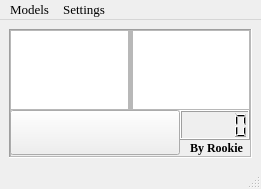
<?xml version="1.0" encoding="UTF-8"?>
<ui version="4.0">
 <class>MainWindow</class>
 <widget class="QMainWindow" name="MainWindow">
  <property name="geometry">
   <rect>
    <x>0</x>
    <y>0</y>
    <width>261</width>
    <height>189</height>
   </rect>
  </property>
  <property name="font">
   <font>
    <family>Times New Roman</family>
    <pointsize>10</pointsize>
   </font>
  </property>
  <property name="acceptDrops">
   <bool>true</bool>
  </property>
  <property name="windowTitle">
   <string>DIFFCODE                     by Rookie</string>
  </property>
  <property name="toolTipDuration">
   <number>0</number>
  </property>
  <widget class="QWidget" name="centralwidget">
   <layout class="QGridLayout" name="gridLayout">
    <item row="0" column="0">
     <widget class="QFrame" name="frame">
      <property name="enabled">
       <bool>true</bool>
      </property>
      <property name="acceptDrops">
       <bool>true</bool>
      </property>
      <property name="frameShape">
       <enum>QFrame::Panel</enum>
      </property>
      <property name="frameShadow">
       <enum>QFrame::Sunken</enum>
      </property>
      <layout class="QGridLayout" name="gridLayout_2">
       <property name="leftMargin">
        <number>0</number>
       </property>
       <property name="topMargin">
        <number>0</number>
       </property>
       <property name="rightMargin">
        <number>0</number>
       </property>
       <property name="bottomMargin">
        <number>0</number>
       </property>
       <item row="1" column="0">
        <widget class="QFrame" name="frame_2">
         <property name="acceptDrops">
          <bool>true</bool>
         </property>
         <property name="layoutDirection">
          <enum>Qt::LeftToRight</enum>
         </property>
         <property name="frameShape">
          <enum>QFrame::StyledPanel</enum>
         </property>
         <property name="frameShadow">
          <enum>QFrame::Sunken</enum>
         </property>
         <widget class="QPushButton" name="GoBtn">
          <property name="geometry">
           <rect>
            <x>0</x>
            <y>80</y>
            <width>170</width>
            <height>45</height>
           </rect>
          </property>
          <property name="font">
           <font>
            <family>Times New Roman</family>
            <pointsize>20</pointsize>
            <weight>75</weight>
            <bold>true</bold>
           </font>
          </property>
          <property name="text">
           <string/>
          </property>
         </widget>
         <widget class="QLabel" name="label">
          <property name="geometry">
           <rect>
            <x>180</x>
            <y>110</y>
            <width>60</width>
            <height>15</height>
           </rect>
          </property>
          <property name="font">
           <font>
            <pointsize>9</pointsize>
            <weight>75</weight>
            <bold>true</bold>
           </font>
          </property>
          <property name="text">
           <string>By Rookie</string>
          </property>
         </widget>
         <widget class="QLCDNumber" name="TimeCostLCD">
          <property name="geometry">
           <rect>
            <x>170</x>
            <y>80</y>
            <width>70</width>
            <height>30</height>
           </rect>
          </property>
         </widget>
         <widget class="QTextEdit" name="leftTE">
          <property name="geometry">
           <rect>
            <x>0</x>
            <y>0</y>
            <width>120</width>
            <height>80</height>
           </rect>
          </property>
          <property name="mouseTracking">
           <bool>true</bool>
          </property>
         </widget>
         <widget class="QTextEdit" name="rightTE">
          <property name="geometry">
           <rect>
            <x>120</x>
            <y>0</y>
            <width>120</width>
            <height>80</height>
           </rect>
          </property>
          <property name="mouseTracking">
           <bool>true</bool>
          </property>
         </widget>
         <widget class="Line" name="line">
          <property name="geometry">
           <rect>
            <x>110</x>
            <y>0</y>
            <width>20</width>
            <height>80</height>
           </rect>
          </property>
          <property name="minimumSize">
           <size>
            <width>20</width>
            <height>0</height>
           </size>
          </property>
          <property name="sizeIncrement">
           <size>
            <width>20</width>
            <height>0</height>
           </size>
          </property>
          <property name="baseSize">
           <size>
            <width>20</width>
            <height>0</height>
           </size>
          </property>
          <property name="font">
           <font>
            <pointsize>30</pointsize>
           </font>
          </property>
          <property name="lineWidth">
           <number>0</number>
          </property>
          <property name="midLineWidth">
           <number>5</number>
          </property>
          <property name="orientation">
           <enum>Qt::Vertical</enum>
          </property>
         </widget>
        </widget>
       </item>
      </layout>
     </widget>
    </item>
   </layout>
  </widget>
  <widget class="QStatusBar" name="statusbar"/>
  <widget class="QMenuBar" name="menuBar">
   <property name="geometry">
    <rect>
     <x>0</x>
     <y>0</y>
     <width>261</width>
     <height>23</height>
    </rect>
   </property>
   <widget class="QMenu" name="menuSettings">
    <property name="title">
     <string>Models</string>
    </property>
    <addaction name="OneMB"/>
    <addaction name="DiffMB"/>
    <addaction name="separator"/>
    <addaction name="SimpleMB"/>
    <addaction name="ComplexMB"/>
   </widget>
   <widget class="QMenu" name="menuSettings_2">
    <property name="title">
     <string>Settings</string>
    </property>
    <addaction name="IgnoreMB"/>
    <addaction name="ForceMB"/>
    <addaction name="FileMB"/>
   </widget>
   <addaction name="menuSettings"/>
   <addaction name="menuSettings_2"/>
  </widget>
  <action name="OneMB">
   <property name="checkable">
    <bool>true</bool>
   </property>
   <property name="checked">
    <bool>false</bool>
   </property>
   <property name="text">
    <string>Counting One File</string>
   </property>
  </action>
  <action name="DiffMB">
   <property name="checkable">
    <bool>true</bool>
   </property>
   <property name="checked">
    <bool>true</bool>
   </property>
   <property name="text">
    <string>DiffCounting Two Files</string>
   </property>
  </action>
  <action name="SimpleMB">
   <property name="checkable">
    <bool>true</bool>
   </property>
   <property name="checked">
    <bool>true</bool>
   </property>
   <property name="text">
    <string>Simple Output</string>
   </property>
  </action>
  <action name="ComplexMB">
   <property name="checkable">
    <bool>true</bool>
   </property>
   <property name="text">
    <string>Complex Output</string>
   </property>
  </action>
  <action name="IgnoreMB">
   <property name="checkable">
    <bool>true</bool>
   </property>
   <property name="text">
    <string>IgnoreCase</string>
   </property>
  </action>
  <action name="ForceMB">
   <property name="checkable">
    <bool>true</bool>
   </property>
   <property name="text">
    <string>ForceParseALL</string>
   </property>
  </action>
  <action name="FileMB">
   <property name="checkable">
    <bool>true</bool>
   </property>
   <property name="text">
    <string>SaveToTxt</string>
   </property>
  </action>
 </widget>
 <resources>
  <include location="icon.qrc"/>
 </resources>
 <connections/>
</ui>
